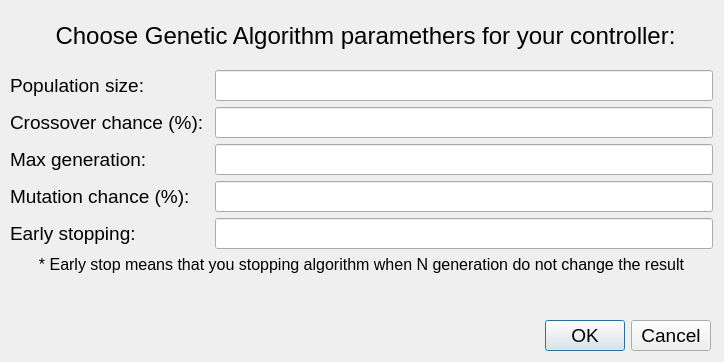
<?xml version="1.0" encoding="UTF-8"?>
<ui version="4.0">
 <class>geneticControllerDialog</class>
 <widget class="QDialog" name="geneticControllerDialog">
  <property name="geometry">
   <rect>
    <x>0</x>
    <y>0</y>
    <width>724</width>
    <height>362</height>
   </rect>
  </property>
  <property name="windowTitle">
   <string>Dialog</string>
  </property>
  <widget class="QDialogButtonBox" name="buttonBox">
   <property name="geometry">
    <rect>
     <x>370</x>
     <y>320</y>
     <width>341</width>
     <height>32</height>
    </rect>
   </property>
   <property name="font">
    <font>
     <pointsize>14</pointsize>
    </font>
   </property>
   <property name="orientation">
    <enum>Qt::Horizontal</enum>
   </property>
   <property name="standardButtons">
    <set>QDialogButtonBox::Cancel|QDialogButtonBox::Ok</set>
   </property>
  </widget>
  <widget class="QWidget" name="formLayoutWidget">
   <property name="geometry">
    <rect>
     <x>10</x>
     <y>70</y>
     <width>703</width>
     <height>231</height>
    </rect>
   </property>
   <layout class="QFormLayout" name="formLayout">
    <item row="0" column="0">
     <widget class="QLabel" name="label_2">
      <property name="font">
       <font>
        <pointsize>14</pointsize>
       </font>
      </property>
      <property name="text">
       <string>Population size: </string>
      </property>
     </widget>
    </item>
    <item row="0" column="1">
     <widget class="QLineEdit" name="POP_SIZE">
      <property name="font">
       <font>
        <pointsize>14</pointsize>
       </font>
      </property>
      <property name="alignment">
       <set>Qt::AlignCenter</set>
      </property>
     </widget>
    </item>
    <item row="1" column="0">
     <widget class="QLabel" name="label_3">
      <property name="font">
       <font>
        <pointsize>14</pointsize>
       </font>
      </property>
      <property name="text">
       <string>Crossover chance (%): </string>
      </property>
     </widget>
    </item>
    <item row="1" column="1">
     <widget class="QLineEdit" name="P_CROSSOVER">
      <property name="font">
       <font>
        <pointsize>14</pointsize>
       </font>
      </property>
      <property name="alignment">
       <set>Qt::AlignLeading|Qt::AlignLeft|Qt::AlignVCenter</set>
      </property>
     </widget>
    </item>
    <item row="2" column="0">
     <widget class="QLabel" name="label_4">
      <property name="font">
       <font>
        <pointsize>14</pointsize>
       </font>
      </property>
      <property name="text">
       <string>Max generation: </string>
      </property>
     </widget>
    </item>
    <item row="2" column="1">
     <widget class="QLineEdit" name="MAX_GEN">
      <property name="font">
       <font>
        <pointsize>14</pointsize>
       </font>
      </property>
      <property name="alignment">
       <set>Qt::AlignCenter</set>
      </property>
     </widget>
    </item>
    <item row="3" column="0">
     <widget class="QLabel" name="label_5">
      <property name="font">
       <font>
        <pointsize>14</pointsize>
       </font>
      </property>
      <property name="text">
       <string>Mutation chance (%): </string>
      </property>
     </widget>
    </item>
    <item row="3" column="1">
     <widget class="QLineEdit" name="P_MUTATION">
      <property name="font">
       <font>
        <pointsize>14</pointsize>
       </font>
      </property>
      <property name="alignment">
       <set>Qt::AlignCenter</set>
      </property>
     </widget>
    </item>
    <item row="4" column="0">
     <widget class="QLabel" name="label_6">
      <property name="font">
       <font>
        <pointsize>14</pointsize>
       </font>
      </property>
      <property name="text">
       <string>Early stopping: </string>
      </property>
     </widget>
    </item>
    <item row="4" column="1">
     <widget class="QLineEdit" name="EARLY_STOP">
      <property name="font">
       <font>
        <pointsize>14</pointsize>
       </font>
      </property>
      <property name="alignment">
       <set>Qt::AlignCenter</set>
      </property>
     </widget>
    </item>
    <item row="5" column="0" colspan="2">
     <widget class="QLabel" name="label_7">
      <property name="font">
       <font>
        <pointsize>12</pointsize>
       </font>
      </property>
      <property name="text">
       <string>* Early stop means that you stopping algorithm when N generation do not change the result</string>
      </property>
      <property name="alignment">
       <set>Qt::AlignCenter</set>
      </property>
     </widget>
    </item>
   </layout>
  </widget>
  <widget class="QLabel" name="label">
   <property name="geometry">
    <rect>
     <x>20</x>
     <y>10</y>
     <width>691</width>
     <height>51</height>
    </rect>
   </property>
   <property name="font">
    <font>
     <pointsize>18</pointsize>
    </font>
   </property>
   <property name="text">
    <string>Choose Genetic Algorithm paramethers for your controller:</string>
   </property>
   <property name="alignment">
    <set>Qt::AlignCenter</set>
   </property>
  </widget>
 </widget>
 <resources/>
 <connections>
  <connection>
   <sender>buttonBox</sender>
   <signal>accepted()</signal>
   <receiver>geneticControllerDialog</receiver>
   <slot>accept()</slot>
   <hints>
    <hint type="sourcelabel">
     <x>248</x>
     <y>254</y>
    </hint>
    <hint type="destinationlabel">
     <x>157</x>
     <y>274</y>
    </hint>
   </hints>
  </connection>
  <connection>
   <sender>buttonBox</sender>
   <signal>rejected()</signal>
   <receiver>geneticControllerDialog</receiver>
   <slot>reject()</slot>
   <hints>
    <hint type="sourcelabel">
     <x>316</x>
     <y>260</y>
    </hint>
    <hint type="destinationlabel">
     <x>286</x>
     <y>274</y>
    </hint>
   </hints>
  </connection>
 </connections>
</ui>
